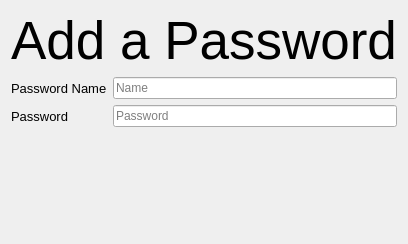
                  <widget class="QWidget" name="page_add_password">
                   <layout class="QVBoxLayout" name="verticalLayout_6">
                    <item>
                     <widget class="QLabel" name="label_2">
                      <property name="sizePolicy">
                       <sizepolicy hsizetype="Preferred" vsizetype="Fixed">
                        <horstretch>0</horstretch>
                        <verstretch>0</verstretch>
                       </sizepolicy>
                      </property>
                      <property name="font">
                       <font>
                        <family>Segoe UI</family>
                        <pointsize>40</pointsize>
                       </font>
                      </property>
                      <property name="text">
                       <string>Add a Password</string>
                      </property>
                      <property name="alignment">
                       <set>Qt::AlignCenter</set>
                      </property>
                     </widget>
                    </item>
                    <item>
                     <layout class="QGridLayout" name="gridLayout">
                      <item row="2" column="0">
                       <widget class="QPushButton" name="btn_password_add">
                        <property name="sizePolicy">
                         <sizepolicy hsizetype="Minimum" vsizetype="Fixed">
                          <horstretch>0</horstretch>
                          <verstretch>0</verstretch>
                         </sizepolicy>
                        </property>
                        <property name="minimumSize">
                         <size>
                          <width>0</width>
                          <height>15</height>
                         </size>
                        </property>
                        <property name="font">
                         <font>
                          <family>Segoe UI</family>
                         </font>
                        </property>
                        <property name="layoutDirection">
                         <enum>Qt::LeftToRight</enum>
                        </property>
                        <property name="styleSheet">
                         <string notr="true">QPushButton {

	background-image: url(:/20x20/icons/20x20/cil-save.png);
	background-position: center;
	background-repeat: no-reperat;
	border: none;
	background-color: rgb(27, 29, 35, 0);
}
QPushButton:hover {
	background-color: rgb(33, 37, 43);
}
QPushButton:pressed {	
	background-color: rgb(85, 170, 255);
}</string>
                        </property>
                        <property name="text">
                         <string/>
                        </property>
                       </widget>
                      </item>
                      <item row="0" column="1">
                       <widget class="QLineEdit" name="txt_password_name">
                        <property name="font">
                         <font>
                          <family>Segoe UI</family>
                         </font>
                        </property>
                        <property name="styleSheet">
                         <string notr="true">border-color: rgb(220, 220, 220);</string>
                        </property>
                        <property name="placeholderText">
                         <string>Name</string>
                        </property>
                       </widget>
                      </item>
                      <item row="1" column="1">
                       <widget class="QLineEdit" name="txt_password">
                        <property name="font">
                         <font>
                          <family>Segoe UI</family>
                         </font>
                        </property>
                        <property name="styleSheet">
                         <string notr="true">border-color: rgb(220, 220, 220);</string>
                        </property>
                        <property name="placeholderText">
                         <string>Password</string>
                        </property>
                       </widget>
                      </item>
                      <item row="2" column="1">
                       <layout class="QHBoxLayout" name="horizontalLayout_9">
                        <item>
                         <widget class="QPushButton" name="btn_password_abort">
                          <property name="sizePolicy">
                           <sizepolicy hsizetype="Minimum" vsizetype="Fixed">
                            <horstretch>0</horstretch>
                            <verstretch>0</verstretch>
                           </sizepolicy>
                          </property>
                          <property name="font">
                           <font>
                            <family>Segoe UI</family>
                           </font>
                          </property>
                          <property name="styleSheet">
                           <string notr="true">QPushButton {
	background-image: url(:/20x20/icons/20x20/cil-x-circle.png);
	background-position: center;
	background-repeat: no-reperat;
	border: none;
	background-color: rgb(27, 29, 35, 0);
}
QPushButton:hover {
	background-color: rgb(33, 37, 43);
}
QPushButton:pressed {	
	background-color: rgb(85, 170, 255);
}</string>
                          </property>
                          <property name="text">
                           <string/>
                          </property>
                         </widget>
                        </item>
                        <item>
                         <spacer name="horizontalSpacer">
                          <property name="orientation">
                           <enum>Qt::Horizontal</enum>
                          </property>
                          <property name="sizeHint" stdset="0">
                           <size>
                            <width>40</width>
                            <height>20</height>
                           </size>
                          </property>
                         </spacer>
                        </item>
                       </layout>
                      </item>
                      <item row="1" column="0">
                       <widget class="QLabel" name="label_4">
                        <property name="font">
                         <font>
                          <family>Segoe UI</family>
                          <pointsize>10</pointsize>
                         </font>
                        </property>
                        <property name="text">
                         <string>Password</string>
                        </property>
                       </widget>
                      </item>
                      <item row="4" column="0">
                       <spacer name="verticalSpacer_2">
                        <property name="orientation">
                         <enum>Qt::Vertical</enum>
                        </property>
                        <property name="sizeType">
                         <enum>QSizePolicy::Fixed</enum>
                        </property>
                        <property name="sizeHint" stdset="0">
                         <size>
                          <width>20</width>
                          <height>40</height>
                         </size>
                        </property>
                       </spacer>
                      </item>
                      <item row="0" column="0">
                       <widget class="QLabel" name="label_3">
                        <property name="sizePolicy">
                         <sizepolicy hsizetype="Preferred" vsizetype="Preferred">
                          <horstretch>0</horstretch>
                          <verstretch>0</verstretch>
                         </sizepolicy>
                        </property>
                        <property name="font">
                         <font>
                          <family>Segoe UI</family>
                          <pointsize>10</pointsize>
                         </font>
                        </property>
                        <property name="text">
                         <string>Password Name</string>
                        </property>
                       </widget>
                      </item>
                      <item row="3" column="0">
                       <spacer name="verticalSpacer">
                        <property name="orientation">
                         <enum>Qt::Vertical</enum>
                        </property>
                        <property name="sizeType">
                         <enum>QSizePolicy::Fixed</enum>
                        </property>
                        <property name="sizeHint" stdset="0">
                         <size>
                          <width>20</width>
                          <height>40</height>
                         </size>
                        </property>
                       </spacer>
                      </item>
                     </layout>
                    </item>
                   </layout>
                  </widget>
